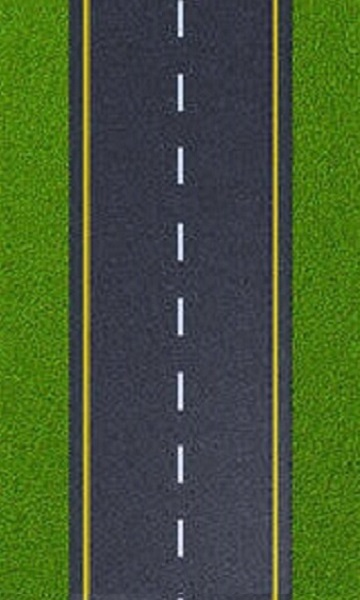
#> input picture back2.jpg, 360 x 600 px; its folder holds only this picture in this run
$ python -i image_process.py   (imports and definitions only)
#> lines starting #> are read from the running program, lines starting #| are printed output that depends on the picture; after the words box and inside, x2 and y2 are one past the last pixel; in counts of white or black regions, pixels touching at a corner belong together
#> further down, picture is the input picture: shape (600, 360, 3); mean B, G, R 51.9, 88.5, 68.9
import cv2
import numpy as  np
import pygame
import time
import random
from pygame.locals import *
import sys
import threading


# [1 line not run here, left out]
display_width = 800
display_height = 600

black = (0,0,0)
white = (255,255,255)
green = (0,255,0)
red = (255,0,0)
blue = (0,0,255)

car_width = 50
car_height = 100
#pygame.mixer.music.load("assets/Hurry_Up.mp3")
# [1 line that did not run here, left out]

# [1 line not run here, left out]
clock = pygame.time.Clock()

##Cargar en otro momento
# [7 lines not run here, left out]

cordeX,cordeY = 0,0
car_x_change = 0
font = cv2.FONT_HERSHEY_SIMPLEX
# [7 lines left out: function camera, not called in this run]


def pointCoordenates(frame):
    global cordeX, cordeY
    azulBajo = np.array([100, 100, 20])
    azulAlto = np.array([125, 255, 255])
    frameHSV = cv2.cvtColor(frame, cv2.COLOR_BGR2HSV)
#> frameHSV: shape (600, 360, 3); mean H, S, V 82.2, 121.8, 96
    # Aplicamos la mascara
    mask = cv2.inRange(frameHSV, azulBajo, azulAlto)
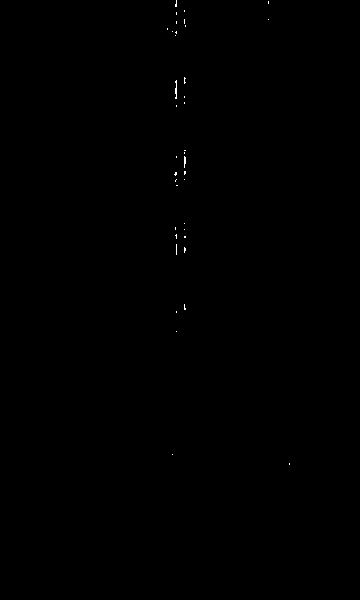
#> mask: shape (600, 360); 0.08% white in thin lines or dots, all inside (x1, y1, x2, y2) = (167, 0, 290, 465)
    # Obtenemos los contornos de las partes blancas y los dibujamos
    contornos, _ = cv2.findContours(mask, cv2.RETR_EXTERNAL, cv2.CHAIN_APPROX_SIMPLE)
#> contornos = 38 contours, all with area under 20
    """
    Dibujamos todos los contornos, con
    -1 indicamos que dibuje todos los encontrados
    (255,0,0) indica que va dibujar los contornos azules BGR
    3 indica el grosor de la linea a dibujar.
    """
    # cv2.drawContours(frame, contornos, -1, (255,0,0),3)
    # Como se dibujan multiples contornos, solo seleccionaremos los que cumplan cierta area.
    for contor in contornos:
        area = cv2.contourArea(contor)
        if area > 700:
            # Buscamos las coordenadas del centro
            centros = cv2.moments(contor)
            if (centros["m00"] == 0): centros["m00"] = 1
            x = int(centros["m10"] / centros["m00"])
            y = int(centros["m01"] / centros["m00"])
            cordeX = x
            cordeY = y
            # 7 indica el radio
            cv2.circle(frame, (x, y), 7, (0, 255, 0), -1)
            font = cv2.FONT_HERSHEY_SIMPLEX
            cv2.putText(frame, '{},{}'.format(x, y), (x + 10, y), font, 0.75, (0, 255, 0), 1, cv2.LINE_AA)
            # Luego de eliminar los contorno menores a cierta area, vamos a suavizar los contornos
            contorSuavi = cv2.convexHull(contor)
            cv2.drawContours(frame, [contorSuavi], 0, (255, 0, 0), 3)
#> this loop made 38 passes
#> (contor, area) on passes 1, 2, 3, 4, 7, 8, 9, 10, 11, 12, 13, 14: ([[289, 463], [289, 464]], 0), ([[172, 454]], 0), ([[176, 331]], 0), ([[176, 311], [176, 312]], 0), ([[176, 244], [176, 254]], 0), ([[184, 236], [184, 237], [185, 237], [185, 236]], 1), ([[176, 234], [175, 235], [176, 236], [176, 238]], 1), ([[184, 229]], 0), ([[175, 227], [175, 229]], 0), ([[184, 223]], 0), ([[176, 185], [177, 185]], 0), ([[184, 179]], 0)
#> area on passes 5, 6, 16, 18, 25, 26: 1.5, 3, 3.5, 7, 9.5, 2

# [96 lines left out: functions openCamera, intro, highscore, try_again_counter, not called in this run]


# This function print obstacle cars
def draw_things(thingx, thingy, thing):
    gameDisplay.blit(thing, (thingx, thingy))


# This function print our car
def car(x, y):
    gameDisplay.blit(carImg, (x, y))


# this function make the rectangles for buttons from initial menu
def text_objects(text, font):
    textSurface = font.render(text, True, black)
    return textSurface, textSurface.get_rect()


# This functio print buttons
# [126 lines left out: functions message_display, crash, gameloop, coordenadas, main, not called in this run]
    #openCamera()


# [2 lines not run here, left out]

>>> import cv2
>>> picture = cv2.imread('back2.jpg')
>>> result = pointCoordenates(picture)
